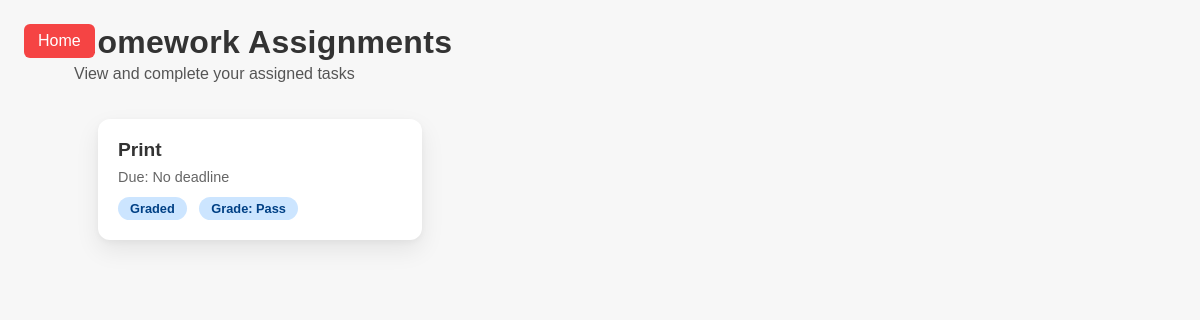
Before: /homework/ (signed in) with the older database file.
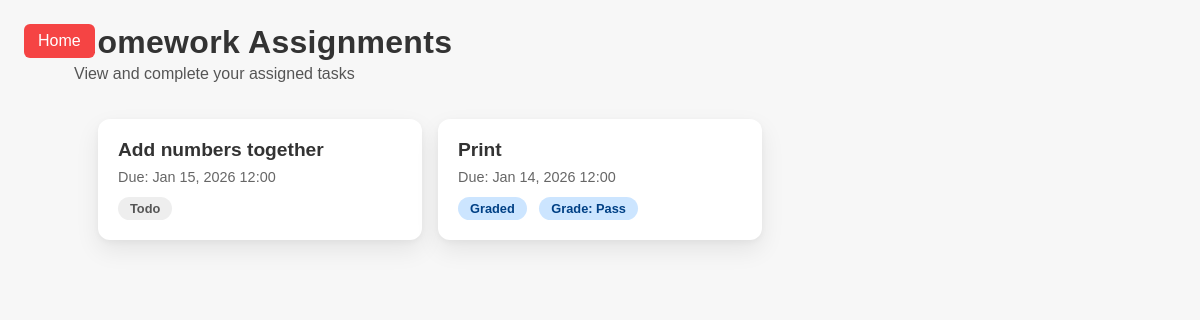
After: the same page with the newer database file.
### homework/models.py (models this page shows, shortened)
class Assignment(models.Model):
    group = models.ForeignKey(Group, on_delete=models.CASCADE, related_name="assignments")
    source_template = models.ForeignKey(HomeworkTemplate, on_delete=models.SET_NULL, null=True, blank=True, help_text="Select a template to auto-fill fields")
    title = models.CharField(max_length=200)
    description = models.TextField()
    starter_code = models.TextField(default="# Write your code here", blank=True)
    due_date = models.DateTimeField(null=True, blank=True)
    created_at = models.DateTimeField(auto_now_add=True)

class Submission(models.Model):
    STATUS_CHOICES = [
        ('draft', 'In Progress'),
        ('submitted', 'Submitted'),
        ('graded', 'Graded'),
    ]
    assignment = models.ForeignKey(Assignment, on_delete=models.CASCADE, related_name="submissions")
    student = models.ForeignKey(User, on_delete=models.CASCADE, related_name="homework_submissions")
    code = models.TextField(blank=True)
    status = models.CharField(max_length=20, choices=STATUS_CHOICES, default='draft')
    grade = models.CharField(max_length=10, blank=True, help_text="e.g. A, 7/10, Pass")
    feedback = models.TextField(blank=True)
    submitted_at = models.DateTimeField(auto_now=True)
    manual_review_requested = models.BooleanField(default=False, help_text="Student requested teacher review despite test failures")
    class Meta:
        unique_together = ('assignment', 'student')

### homework/views.py (the view)
# urls.py: path('homework/', views.homework, name='homework'),
@login_required
def homework(request):
    user_groups = request.user.groups.all()
    assignments = Assignment.objects.filter(group__in=user_groups).order_by('-due_date')
    submissions = Submission.objects.filter(student=request.user, assignment__in=assignments)
    submission_map = {s.assignment_id: s for s in submissions}
    for a in assignments:
        sub = submission_map.get(a.id)
        a.user_status = sub.status if sub else 'todo'
        a.user_grade = sub.grade if sub else ''
    return render(request, 'homework.html', {
        'assignments': assignments,
    })

### homework/templates/homework.html (shortened to what this page needs)
{% load static %}
<!DOCTYPE html>
<html lang="en">
<head>
  <link rel="stylesheet" href="{% static 'pastpapers/style.css' %}">
</head>
<body>
  <a class="homebutton" href="{% url 'home' %}">Home</a>
  <main class="pp-container">
    <header class="pp-header">
      <h1>Homework Assignments</h1>
      <p class="pp-sub">View and complete your assigned tasks</p>
    </header>
    <div class="hw-grid">
      {% for a in assignments %}
      <a href="{% url 'homework_detail' a.pk %}" class="hw-card">
        <div class="hw-title">{{ a.title }}</div>
        <div class="hw-meta">
            Due: {{ a.due_date|date:"M d, Y H:i"|default:"No deadline" }}
        </div>
        <div>
            <span class="hw-status status-{{ a.user_status }}">
                {{ a.user_status|title }}
            </span>
            {% if a.user_grade %}
            <span class="hw-status status-graded" style="margin-left: 8px;">
                Grade: {{ a.user_grade }}
            </span>
            {% endif %}
        </div>
      </a>
      {% empty %}
      <p style="padding: 24px; text-align: center; grid-column: 1/-1;">No homework assigned yet.</p>
      {% endfor %}
    </div>
  </main>
</body>
</html>

Changed rows visible on the page:
added Assignment: title "Add numbers together", due_date "Jan 15, 2026 12:00", user_status "Todo"
changed Assignment "Print": due_date "No deadline" → "Jan 14, 2026 12:00"
